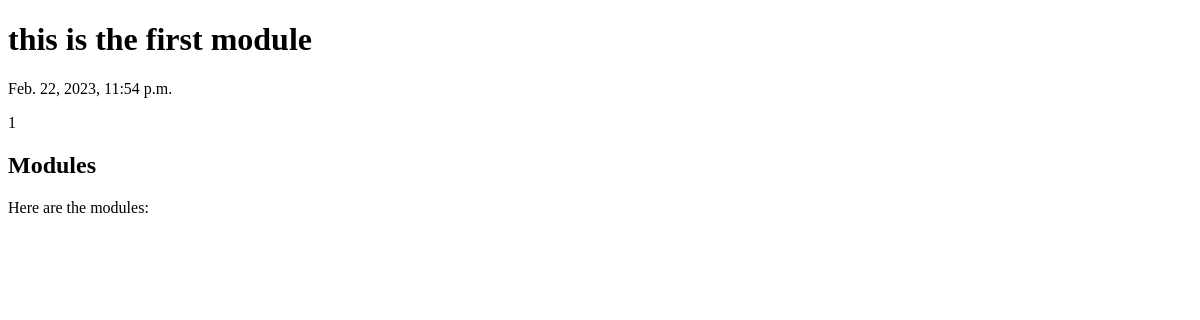
The page /tada/1/modules/ on the database as committed earlier.
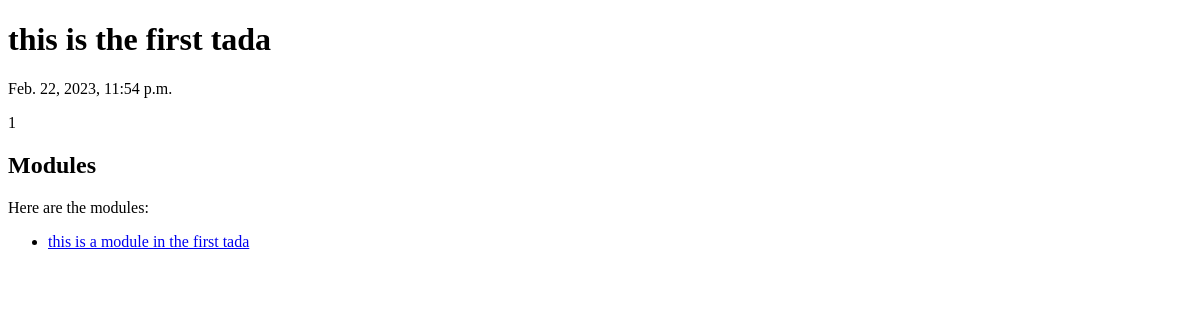
The same page on the database as committed later.
### tada/models.py (models this page shows, shortened)
class Tada(models.Model):
    tada_text = models.CharField(max_length=200)
    pub_date = models.DateTimeField('date published')

class Module(models.Model):
    tada = models.ForeignKey(Tada, on_delete=models.CASCADE)
    module_name = models.CharField(max_length=200)
    module_text = models.CharField(max_length=200)
    pub_date = models.DateTimeField('date published')

### tada/views.py (the view)
# urls.py: path('<int:tada_id>/modules/', views.modules, name='modules'),
def modules(request, tada_id):
    tada = get_object_or_404(Tada, pk=tada_id)
    return render(request, 'tada/modules.html', {'tada': tada})

### tada/templates/tada/modules.html (shortened to what this page needs)
<!DOCTYPE html>
<html lang="en">
<head>
</head>
<body>
    <h1>{{ tada.tada_text }}</h1>
    <p>{{ tada.pub_date }}</p>
    <p>{{ tada.id }}</p>
    <h2>Modules</h2>
    <p>Here are the modules:</p>
    <ul>
        {% for module in tada.module_set.all %}
            <li><a href="{% url 'tada:module' tada.id module.id %}">{{ module.module_name }}</a></li>
        {% endfor %}
    </ul>
</body>
</html>

Rows that differ between the two databases and show on the page:
changed Tada id 1: tada_text "this is the first module" → "this is the first tada"
added Module: module_name "this is a module in the first tada"
